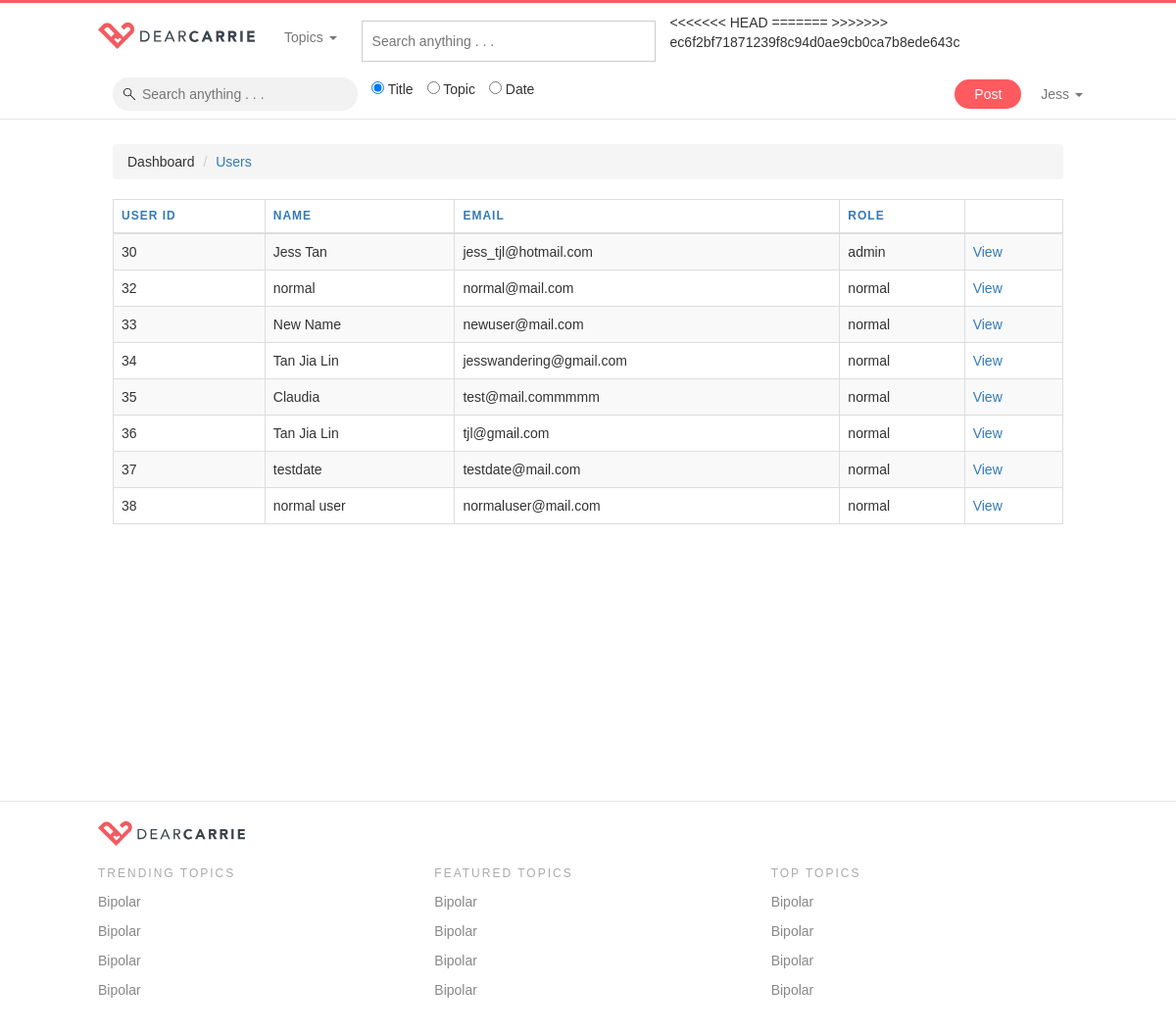
/userList.php (signed in), run on an earlier commit of the app's database.
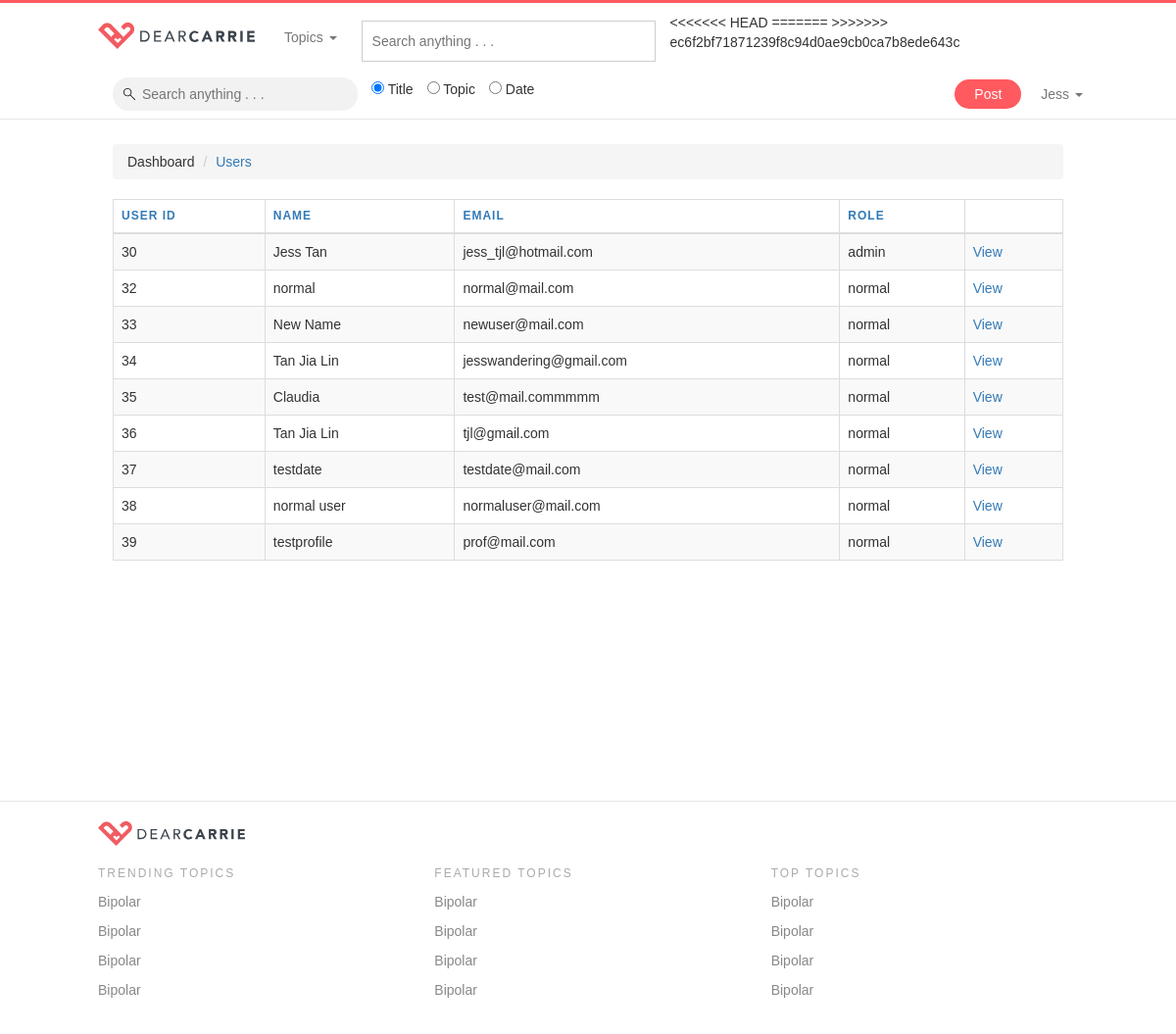
And on a later commit of the database.
### tables this page shows
CREATE TABLE `users` (
  `id` int(11) NOT NULL,
  `name` varchar(255) NOT NULL,
  `email` varchar(255) NOT NULL,
  `password` char(32) NOT NULL,
  `role` varchar(255) NOT NULL DEFAULT 'normal',
  `affliate` varchar(255) DEFAULT 'website',
  `image` varchar(255) NOT NULL DEFAULT 'images/default.svg',
  `description` varchar(255) NOT NULL,
  `datejoin` timestamp NOT NULL DEFAULT CURRENT_TIMESTAMP,
  `active` int(11) NOT NULL DEFAULT '1'
);

### controllers/commonFunctions.php (called while the page is built, shortened)
<?php
function checkLogin() {
	if(isset($_SESSION["role"])) {
		return false;
	}
	else {
		return true;
	}
}
function checkRole($userRole, $role) {
	if($userRole != $role) {
		return false;
	}
	else {
		return true;
	}
}
function connectToDataBase() {
	$theLineToDatabase =  mysqli_connect("localhost","root","root","dearcarrie");
	if(!$theLineToDatabase) {
		header("location: error.php?msg=Database connection error");
		exit();
	}
	else {
	  return $theLineToDatabase;
	}
}
function displayAllUsers() {
	$conn = connectToDataBase();
	$sql = "SELECT * FROM users";
	$result = $conn->query($sql);
	$resArr = array();
	if ($result->num_rows > 0) {
		 while($row = $result->fetch_assoc()) {
			 $resArr[] = $row;
		 }
	} else {
		 showErrorMessage("No posts found");
	}
	return $resArr;
}
function displayFeaturedTopics() {
	$conn = connectToDataBase();
	$sql = "SELECT * FROM topics WHERE type = 'featured' ORDER BY order_num";
	$result = $conn->query($sql);
	$resArr = array();
	if ($result->num_rows > 0) {
		 while($row = $result->fetch_assoc()) {
			 $resArr[] = $row;
		 }
	}
	return $resArr;
}
?>

### userList.php (the view, shortened to what this page needs)
<!DOCTYPE html>
<?php
  include('controllers/templates.php');
  $users = displayAllUsers();
?>
<html lang="en">
  <link rel="stylesheet" type="text/css" href="https://cdn.datatables.net/v/bs/dt-1.10.12/datatables.min.css"/>
  <body>
    <?= navbar(); ?>
    <?= adminNav(); ?>
    <div class="page-container-admin">
        <ol class="breadcrumb">
            <li><a href="dashboard">Dashboard</a></li>
            <li class="active"><a href="#">Users</a></li>
        </ol>
        <table id="user-list" class="table table-hover table-bordered table-striped">
            <thead>
            <tr>
                <th>User ID</th>
                <th>Name</th>
                <th>Email</th>
                <th>Role</th>
                <th></th>
            </tr>
            </thead>
            <tbody>
            <?php foreach ($users as $user) { ?>
            <tr>
                <td><?=$user["id"];?></td>
                <td><?=$user["name"];?></td>
                <td><?=$user["email"];?></td>
                <td><?=$user["role"];?></td>
                <td><a href="userDetails?userID=<?=$user["id"];?>" class="admin-sec-color">View</a></td>
            </tr>
            <?php } ?>
            </tbody>
        </table>
    </div>
  </body>
</html>

What changed in the data, as far as the page shows it:
added users: id "39", name "testprofile", email "prof@mail.com", role "normal"
